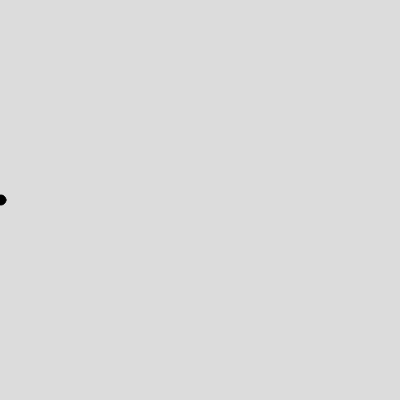
Frame 1 (no input)
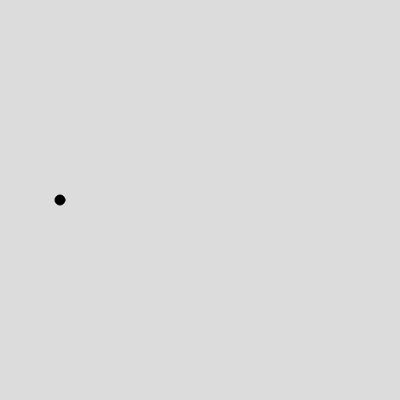
Frame 60 (no input)
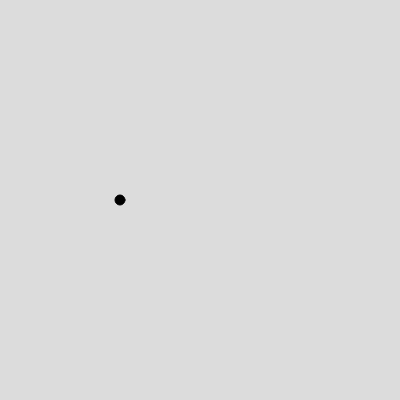
Frame 120 (the mouse pressed at the canvas centre since frame 60)

The p5.js sketch that drew these frames (run headless with seeded random() and noise() and a simulated clock; from frame 60 on, the mouse is pressed at the canvas centre):

// p5.js sketch
// ── sketch.js
function setup() {
  createCanvas(400, 400);
}

function draw() {
  background(220);
  fill(0);
  ellipse(frameCount % width, height/2, 10, 10);
}
